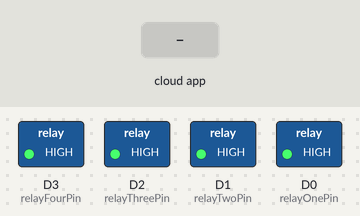
A sketch run on a simulated ESP8266 (NodeMCU). Parts: switched loads named in the sketch (green lamp = pin HIGH). The test bench sets the inputs (shaded band). WiFi joins after 1.5 s; servers stay silent unless stated; the Firebase database answers and starts empty; what the sketch prints to the serial monitor is not drawn.

Above: at 3.7 s.
3.8 s: the phone or cloud app sets relayOne to 1
At 5.0 s:
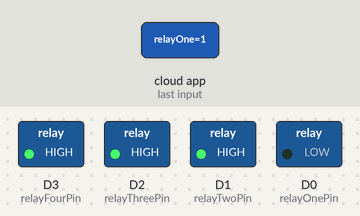
5.3 s: the phone or cloud app sets relayTwo to 1
At 6.3 s:
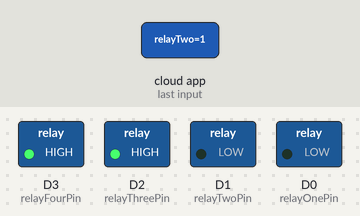
7.3 s: the phone or cloud app sets relayThree to 1
At 8.5 s:
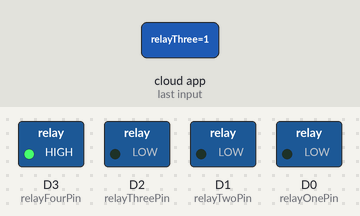
9.2 s: the phone or cloud app sets relayOne to 0
At 9.7 s:
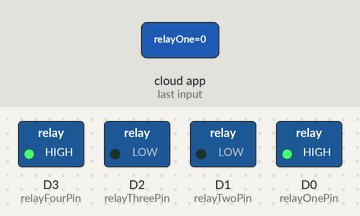
10.7 s: the phone or cloud app sets relayTwo to 0
At 11.9 s:
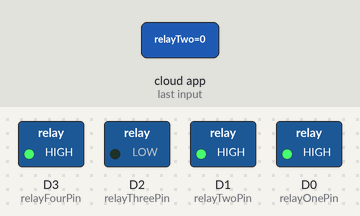
12.7 s: the phone or cloud app sets relayOne to 1
At 13.8 s:
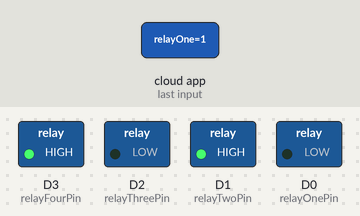
Timing chart, 0 to 15.3 s (numbered marks = the images above; inputs shaded):
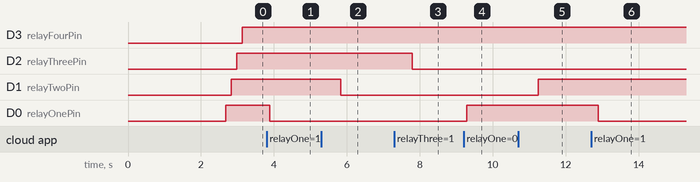

Measured:
- after the input at 3.8 s, D0 (relayOnePin): HIGH → LOW after 0.08 s
- after the input at 5.3 s, D1 (relayTwoPin): HIGH → LOW after 0.54 s
- after the input at 7.3 s, D2 (relayThreePin): HIGH → LOW after 0.49 s
- after the input at 9.2 s, D0 (relayOnePin): LOW → HIGH after 0.09 s
- after the input at 10.7 s, D1 (relayTwoPin): LOW → HIGH after 0.54 s
- after the input at 12.7 s, D0 (relayOnePin): HIGH → LOW after 0.20 s

The sketch:

Firebase_ESP8266.ino
```cpp
//Including Libraries
#include <FirebaseESP8266.h>
#include <ESP8266WiFi.h>

// Defining Pin For NodeMcu
#define D0 16
#define D1 5
#define D2 4
#define D3 0
#define D4 2
#define D5 14
#define D6 12
#define D7 13
#define D8 15
#define D9 3
#define D10 1

// Wifi Connection Essentials
#define WIFI_SSID     ""   //Wifi name
#define WIFI_PASSWORD ""         //Wifi Password

//you have to enter your own firebase info
#define FIREBASE_HOST ""
#define FIREBASE_AUTH ""

FirebaseData firebaseData;

// Pin Setup
int relayOnePin   = D0;
int relayTwoPin   = D1;
int relayThreePin = D2;
int relayFourPin  = D3;


// Wifi Connection setup
void setup() {
  Serial.begin(9600);
  WiFi.setSleepMode(WIFI_NONE_SLEEP);
  delay(1000);

  Serial.print((String)"Connecting to "+WIFI_SSID);
  //Serial.println(ssid);

  WiFi.begin(WIFI_SSID, WIFI_PASSWORD);
  while (WiFi.status() != WL_CONNECTED) {
    delay(500);
    Serial.print(".");
  }

  Serial.println("WiFi connected");
  Serial.print("IP address: ");
  Serial.println(WiFi.localIP());
  Serial.print("Netmask: ");
  Serial.println(WiFi.subnetMask());
  Serial.print("Gateway: ");
  Serial.println(WiFi.gatewayIP());
  Serial.println(" ");

  // pin mode
  pinMode(relayOnePin,    OUTPUT);
  pinMode(relayTwoPin,    OUTPUT);
  pinMode(relayThreePin,  OUTPUT);
  pinMode(relayFourPin,   OUTPUT);

  // Firebase with pin setup
  Firebase.begin(FIREBASE_HOST, FIREBASE_AUTH);
}

void loop() {
  // put your main code here, to run repeatedly:
  String relayOne, relayTwo, relayThree, relayFour;

    if (Firebase.get(firebaseData,"/relayOne")) {
      if (firebaseData.dataType() == "string") {
        relayOne = firebaseData.stringData();
        Serial.print("Relay One: "+relayOne);
            if(relayOne == "1"){
              digitalWrite(relayOnePin, LOW);
            } else {
              digitalWrite(relayOnePin, HIGH);
            }
        }
    }

    if (Firebase.get(firebaseData,"/relayTwo")) {
      if (firebaseData.dataType() == "string") {
        relayTwo = firebaseData.stringData();
        Serial.print(", Relay Two: "+relayTwo);
          if(relayTwo == "1"){
            digitalWrite(relayTwoPin, LOW);
          } else {
            digitalWrite(relayTwoPin, HIGH);
          }
      }
  }

    if (Firebase.get(firebaseData,"/relayThree")) {
      if (firebaseData.dataType() == "string") {
        relayThree = firebaseData.stringData();
        Serial.print(", Relay Three: "+relayThree);
          if(relayThree == "1"){
            digitalWrite(relayThreePin, LOW);
          } else {
            digitalWrite(relayThreePin, HIGH);
          }
      }
  }

    if (Firebase.get(firebaseData,"/relayFour")) {
      if (firebaseData.dataType() == "string") {
        relayFour = firebaseData.stringData();
         Serial.print(", Relay Four: "+relayFour);
          if(relayFour == "1"){
            digitalWrite(relayFourPin, LOW);
          } else {
            digitalWrite(relayFourPin, HIGH);
          }
      }
  }
Serial.println(" ");
}
```
